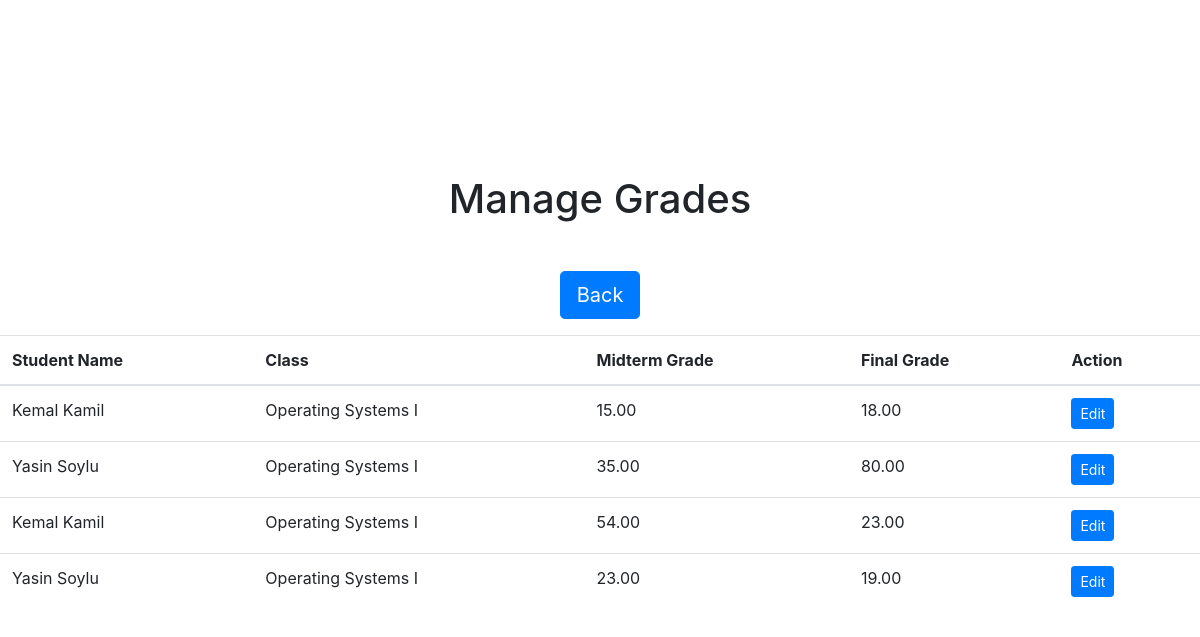
The app's page /admins/grades/, older data.
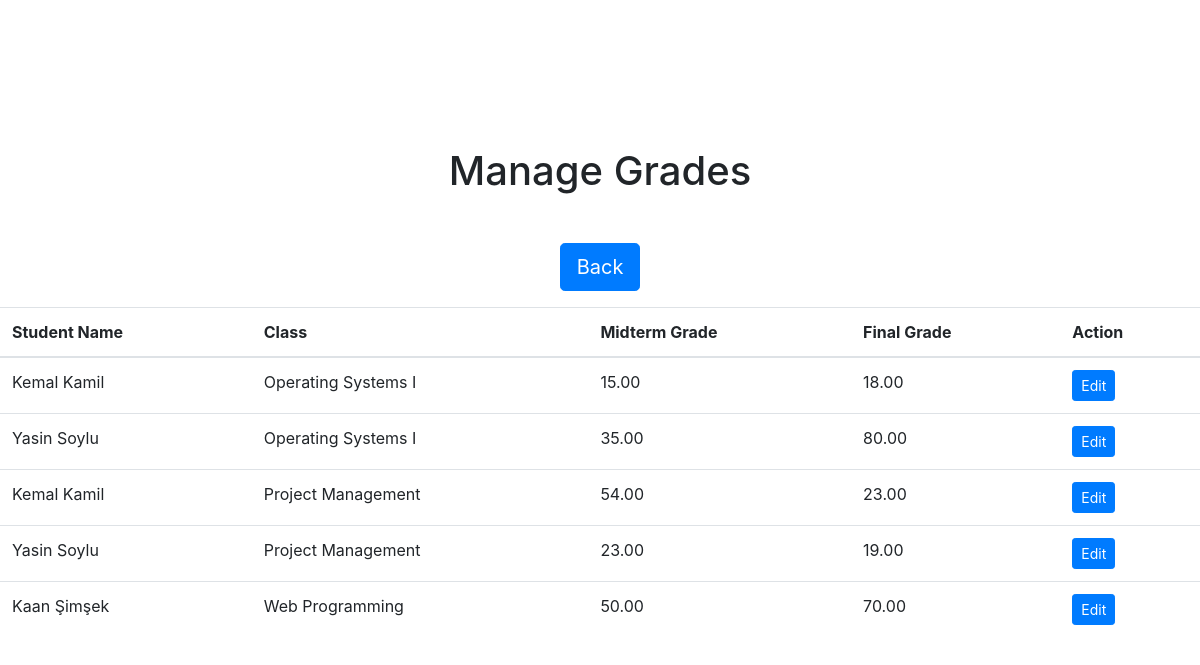
The same page, newer data.
### core/models.py (models this page shows)
class Grade(models.Model):
    id = models.AutoField(primary_key=True)
    student = models.ForeignKey(Student, on_delete=models.CASCADE)
    class_field = models.ForeignKey(Class, on_delete=models.CASCADE)
    midterm = models.DecimalField(max_digits=5, decimal_places=2)
    final = models.DecimalField(max_digits=5, decimal_places=2)

class Student(models.Model):
    id = models.AutoField(primary_key=True)
    firstname = models.CharField(max_length=100)
    lastname = models.CharField(max_length=100)
    student_id = models.CharField(max_length=20)

class Class(models.Model):
    id = models.AutoField(primary_key=True)
    teacher = models.ForeignKey(Teacher, on_delete=models.CASCADE)
    students = models.ManyToManyField('Student')
    class_name = models.CharField(max_length=100)

### core/views.py (the view)
# urls.py: path('admins/grades/', views.grades, name='grades'),
def grades(request):
    grades = Grade.objects.select_related('student').all()
    context = {'grades': grades}
    return render(request, 'admin/grades.html', context)

### core/templates/admin/grades.html
{% extends 'base.html' %}
{% block content %}
<div class="d-flex flex-column align-items-center justify-content-center" style="min-height: 100vh;">
  <h1 class="mb-5">Manage Grades</h1>
  <div class="d-flex flex-column align-items-start">
    <a href="{% url 'admin-page' %}" class="btn btn-primary btn-lg mb-3" style="align-self: flex-start;">Back</a>
  </div>
  <table class="table">
    <thead>
      <tr>
        <th>Student Name</th>
        <th>Class</th>
        <th>Midterm Grade</th>
        <th>Final Grade</th>
        <th>Action</th>
      </tr>
    </thead>
    <tbody>
      {% for grade in grades %}
      <tr>
        <td>{{ grade.student.firstname }} {{ grade.student.lastname }}</td>
        <td>{{ grade.class_field.class_name }}</td>
        <td>{{ grade.midterm|default:"0" }}</td>
        <td>{{ grade.final|default:"0" }}</td>
        <td>
          <a href="{% url 'edit-grade' grade.id %}" class="btn btn-primary btn-sm">Edit</a>
        </td>
      </tr>
      {% empty %}
      <tr>
        <td colspan="5">No grades available.</td>
      </tr>
      {% endfor %}
    </tbody>
  </table>
</div>
{% endblock %}

### core/templates/base.html (shortened to what this page needs)
<!DOCTYPE html>
<html>
<head>
  <link rel="stylesheet" href="https://stackpath.bootstrapcdn.com/bootstrap/4.5.2/css/bootstrap.min.css">
</head>
<body>
  {% block content %}
  {% endblock %}
</body>
</html>

Row changes from the older to the newer data that the page shows:
changed through a linked row, Grade (number 3 of 5 on the later page): class_field.class_name "Operating Systems I" → "Project Management"
changed through a linked row, Grade (number 4 of 5 on the later page): class_field.class_name "Operating Systems I" → "Project Management"
added Grade: student.firstname "Kaan", student.lastname "Şimşek", class_field.class_name "Web Programming", midterm "50.00", final "70.00"
